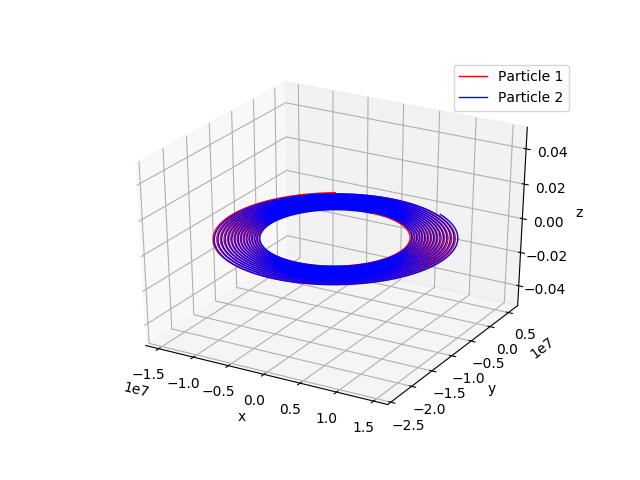

The script that drew this image:
import numpy as np
import matplotlib.pyplot as plt
from scipy.constants import epsilon_0, pi
from mpl_toolkits.mplot3d import Axes3D

ke = 1/(4*pi*epsilon_0) #Coulombs constant

class Particle:
    def __init__(self, x, y, z, vx, vy, vz, m, charge): #Initial conditions and parameters
        self.M = m
        self.Charge = charge
        self.R = np.array([x,y,z])
        self.V = np.array([vx,vy,vz])

        self.R_plot = np.array([self.R]) #this array will be used for plotting later

        # rp: coordinates of the source particle, qp: charge of the source particle, B magnetic field
        self.Lorentz_Force = lambda rp,qp,B: self.Charge*(ke*qp*(self.R - rp)/np.sqrt(np.sum((self.R-rp)**2))**3 + np.cross(self.V,B))

#the class system consists of each particle and their interaction
class System:
    def __init__(self):
        self.P1 = Particle(0,0,0,0,0,0,10,1)
        self.P2 = Particle(1,0,0,0,0,0,10,-1)
        self.B = [0,0,10]
        self.Interaction(0,100,0.01)

    def Interaction(self,to,tf,dt): #Simulates the interaction of the particles with the magnetic field and eachother

        for _ in np.arange(to,tf,dt):
            #Cinematic equations with the aproximation df ~ f(t+dt) - f(t)
            '''
            The cinematic equations are thus:
            x(t+dt) = x(t) + v(t+dt)*dt
            v(t+dt) = v(t) + a(t+dt)*dt
            '''
            
            self.P1.A = self.P1.Lorentz_Force(self.P2.R,self.P2.Charge,self.B)/self.P1.M
            self.P2.A = self.P2.Lorentz_Force(self.P1.R,self.P1.Charge,self.B)/self.P2.M

            self.P1.V = self.P1.V + self.P1.A*dt
            self.P2.V = self.P2.V + self.P2.A*dt

            self.P1.R = self.P1.R + self.P1.V*dt
            self.P2.R = self.P2.R + self.P2.V*dt


            self.P1.R_plot = np.append(self.P1.R,self.P1.R_plot)
            self.P2.R_plot = np.append(self.P2.R,self.P2.R_plot)


    def plot(self):
        self.P1.R_plot = np.reshape(self.P1.R_plot, (-1, 3))
        self.P2.R_plot = np.reshape(self.P2.R_plot, (-1, 3))

        fig = plt.figure()
        ax = fig.add_subplot(111, projection = '3d')
        ax.plot3D(self.P1.R_plot[:,0], self.P1.R_plot[:,1],self.P1.R_plot[:,2], color = 'r', label = 'Particle 1', linewidth = 1)
        ax.plot3D(self.P2.R_plot[:,0], self.P2.R_plot[:,1],self.P2.R_plot[:,2], color = 'blue', label = 'Particle 2', linewidth = 1)

        ax.legend(loc = "upper right")
        ax.set_xlabel('x')
        ax.set_ylabel('y')
        ax.set_zlabel('z')

        plt.show()

s = System()
s.plot()
